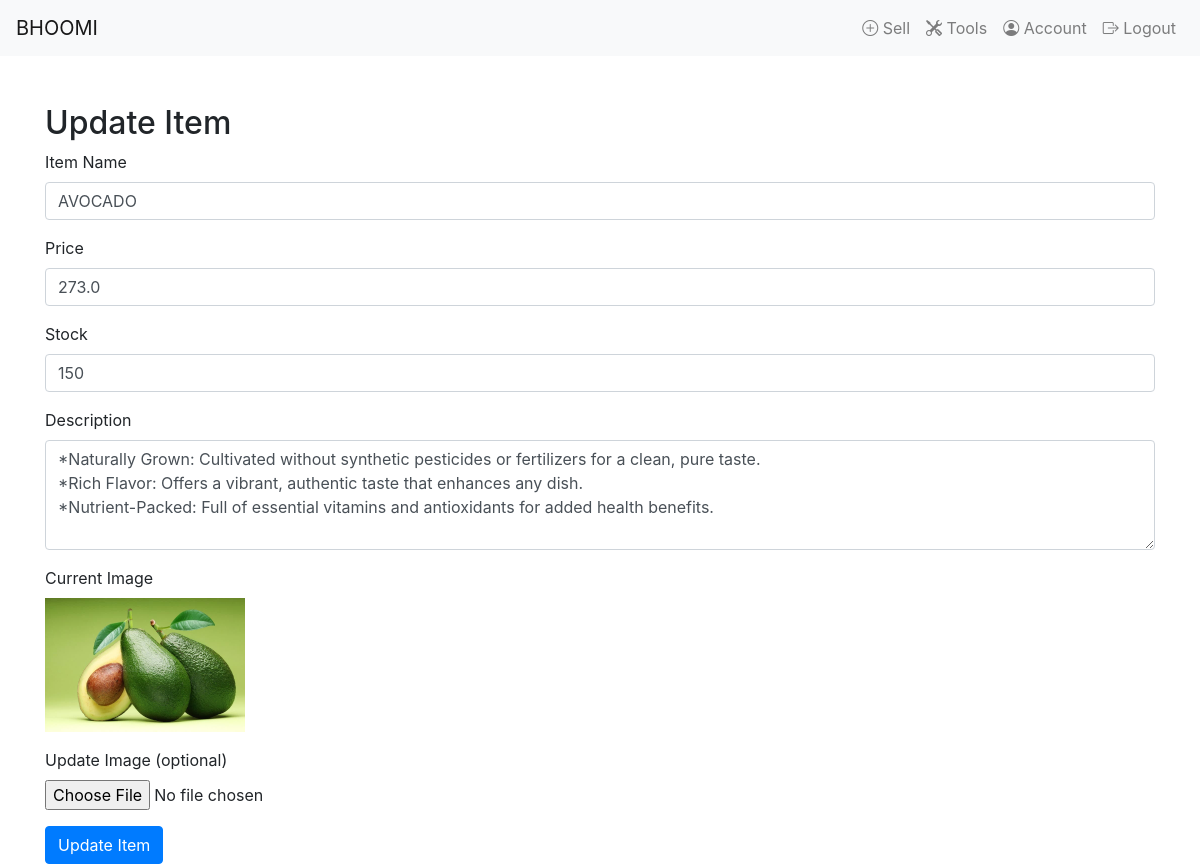
The page /update_item/2 (signed in) on the database its author committed.
### main.py (models this page shows, shortened)
class Item(db.Model):
    id = db.Column(db.Integer, primary_key=True)
    name = db.Column(db.String(100), nullable=False)
    price = db.Column(db.Float, nullable=False)
    stock = db.Column(db.Integer, nullable=False)
    description = db.Column(db.Text, nullable=False)
    image = db.Column(db.String(200), nullable=False)  # Stores the image file path
    seller_id = db.Column(db.Integer, nullable=False)

### main.py (the view)
@app.route('/update_item/<int:item_id>', methods=['GET', 'POST'])
def update_item(item_id):
    if 'user_id' not in session or session['user_type'] != 'farmer':
        return redirect(url_for('index'))
    item = Item.query.get(item_id)
    if request.method == 'POST' and item:
        item.price = float(request.form['price'])
        item.stock = int(request.form['stock'])
        db.session.commit()
        flash('Item updated successfully!')
        return redirect(url_for('index'))
    return render_template('update_item.html', item=item)

### templates/update_item.html (shortened to what this page needs)
<!DOCTYPE html>
<html lang="en">
<head>
    <link rel="stylesheet" href="https://stackpath.bootstrapcdn.com/bootstrap/4.5.2/css/bootstrap.min.css">
    <link rel="stylesheet" href="https://cdn.jsdelivr.net/npm/bootstrap-icons/font/bootstrap-icons.css"></head>
<body>
    <nav class="navbar navbar-expand-lg navbar-light bg-light">
        <a class="navbar-brand" href="{{ url_for('index') }}">BHOOMI</a>
        <div class="collapse navbar-collapse justify-content-end">
            <ul class="navbar-nav">
                <li class="nav-item">
                    <a class="nav-link" href="{{ url_for('sell') }}"><i class="bi bi-plus-circle"></i> Sell</a>
                </li>
                <li class="nav-item">
                    <a class="nav-link" href="{{ url_for('tools') }}"><i class="bi bi-tools"></i> Tools</a>
                </li>
                <li class="nav-item">
                    <a class="nav-link" href="{{ url_for('account') }}"><i class="bi bi-person-circle"></i> Account</a>
                </li>
                <li class="nav-item">
                    <a class="nav-link" href="{{ url_for('logout') }}"><i class="bi bi-box-arrow-right"></i> Logout</a>
                </li>
            </ul>
        </div>
    </nav>
    <div class="container mt-5">
        <h2>Update Item</h2>
        <form method="POST" enctype="multipart/form-data" action="{{ url_for('update_item', item_id=item.id) }}">
            <div class="form-group">
                <label for="name">Item Name</label>
                <input type="text" class="form-control" id="name" name="name" value="{{ item.name }}" required>
            </div>
            <div class="form-group">
                <label for="price">Price</label>
                <input type="number" class="form-control" id="price" name="price" value="{{ item.price }}" required>
            </div>
            <div class="form-group">
                <label for="stock">Stock</label>
                <input type="number" class="form-control" id="stock" name="stock" value="{{ item.stock }}" required>
            </div>
            <div class="form-group">
                <label for="description">Description</label>
                <textarea class="form-control" id="description" name="description" rows="4" required>{{ item.description }}</textarea>
            </div>
            <div class="form-group">
                <label for="current_image">Current Image</label>
                <div>
                    <img src="{{ url_for('static', filename=item.image.split('static/')[-1]) }}" alt="Current Item Image" class="img-fluid" style="max-width: 200px;">
                </div>
            </div>
            <div class="form-group">
                <label for="image">Update Image (optional)</label>
                <input type="file" class="form-control-file" id="image" name="image" accept=".png, .jpg, .jpeg, .gif">
            </div>
            <button type="submit" class="btn btn-primary">Update Item</button>
        </form>
    </div>
</body>
</html>

### rows shown on the page
Item: name "AVOCADO", price "273.0", stock "150", description "*Naturally Grown: Cultivated without synthetic pesticides or fertilizers for a clean, pure taste. *Rich Flavor: Offers a vibrant, authentic taste that enhances any dish. *Nutrient-Packed: Full of essential vitamins and antioxidants for added health benefits.", image (picture)
